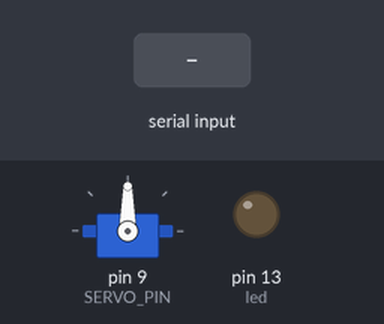
Recording of a sketch running on a simulated Arduino Uno, built with avr-gcc and run on an emulated ATmega328P. Parts: servo, output pins drawn as LEDs (lit = HIGH). Inputs (shaded band) come from the test bench.

Above: at 1.2 s.
1.3 s: "d" received over Serial
At 2.2 s:
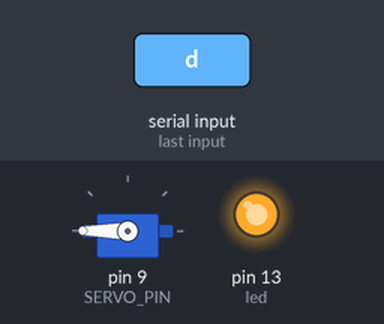
2.8 s: "1" received over Serial
At 3.3 s:
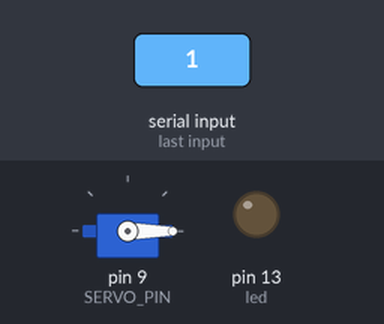
Timing chart, 0 to 5.8 s (numbered marks = the images above; inputs shaded):
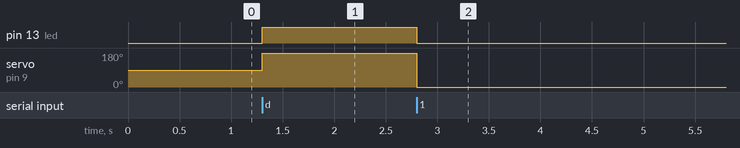

Measured:
- after the input at 1.3 s, pin 13 (led): LOW → HIGH at once; servo on pin 9 (SERVO_PIN): 90° → 180° at once
- after the input at 2.8 s, pin 13 (led): HIGH → LOW at once; servo on pin 9 (SERVO_PIN): 180° → 0° at once

The sketch:

BLE_text_slave.ino
```cpp
#include <Servo.h>

#define led 13
int pos = 0;
int val = 5;

#define SERVO_PIN    9
Servo myServo;
int servoAngle = 90;

void setup() {
  Serial.begin(38400);

  pinMode(led, OUTPUT);

  myServo.attach(SERVO_PIN);
}

void loop() {
  if (Serial.available() > 0)
  {
    val = Serial.read();

    //test bluetooth connection with a led
    if (val == 100  && pos == 0)
    {
      digitalWrite(led, HIGH);
      pos = 1;
    }
    else if (val == 100 && pos == 1)
    {
      digitalWrite(led, LOW);
      pos = 0;
    }


    if (val == 100)
    {
      digitalWrite(led, HIGH);
      servoAngle = 180;
    }
    else
    {
      digitalWrite(led, LOW);
      servoAngle = 0;
    }

  }

  myServo.write(servoAngle);

}
```
